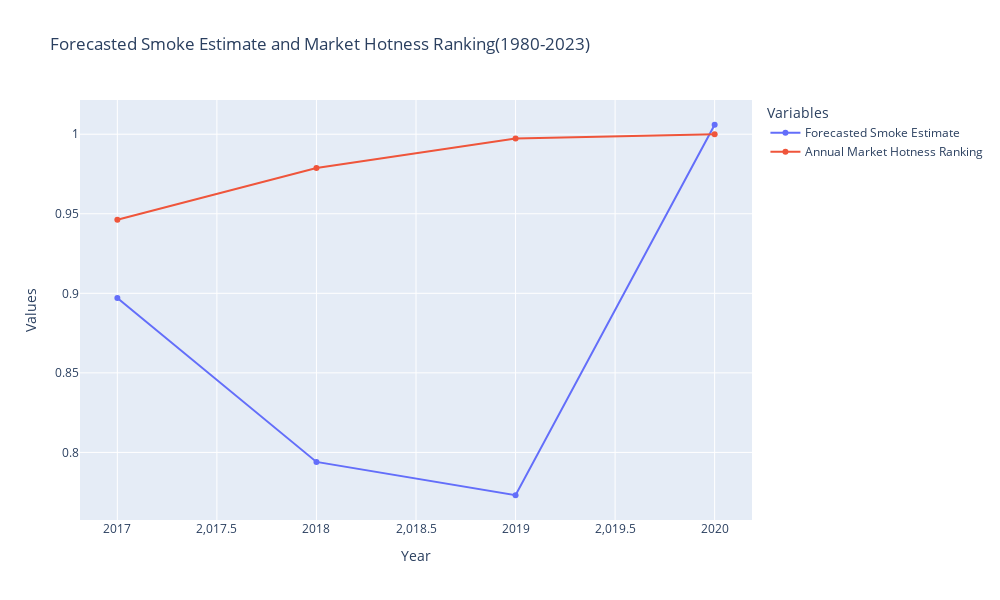

Source (notebook cell):
### Code cell
# Filter the data for the specified year range
filtered_data = annual_df[(annual_df['Year'] >= 2017)]

# Create the figure
fig = go.Figure()

# Add traces for each column
fig.add_trace(go.Scatter(
    x=filtered_data['Year'],
    y=filtered_data['Forecasted_Smoke_Estimate'],
    mode='lines+markers',
    name='Forecasted Smoke Estimate'
))

fig.add_trace(go.Scatter(
    x=filtered_data['Year'],
    y=filtered_data['monthly_market_hotness_ranking'],
    mode='lines+markers',
    name='Annual Market Hotness Ranking'
))

# Update the layout
fig.update_layout(
    title='Forecasted Smoke Estimate and Market Hotness Ranking(1980-2023)',
    xaxis_title='Year',
    yaxis_title='Values',
    legend_title='Variables',
    height=600,
    width=1000
)

# Show the plot
fig.show()

### Figure 1 — Plotly figure (JSON) as saved in the notebook; plotly's stock layout.template omitted (floating-point values rounded to 4 significant figures)
{"data": [{"mode": "lines+markers", "name": "Forecasted Smoke Estimate", "type": "scatter", "x": [2017, 2018, 2019, 2020], "y": [0.897, 0.794, 0.7731, 1.006]}, {"mode": "lines+markers", "name": "Annual Market Hotness Ranking", "type": "scatter", "x": [2017, 2018, 2019, 2020], "y": [0.9462, 0.9788, 0.9973, 1]}], "layout": {"height": 600, "legend": {"title": {"text": "Variables"}}, "title": {"text": "Forecasted Smoke Estimate and Market Hotness Ranking(1980-2023)"}, "width": 1000, "xaxis": {"title": {"text": "Year"}}, "yaxis": {"title": {"text": "Values"}}}}
